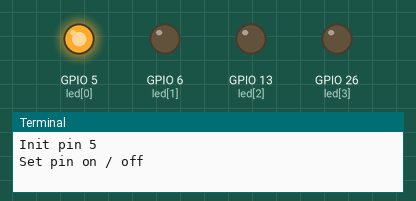
Simulated run of this program. Board: Raspberry Pi (BCM pin numbers). On the bench: output pins drawn as LEDs (lit = HIGH), the last lines printed to the terminal. At 0.4 s the program stops and its outputs stay as they are.

Above: at 0.05 s.
At 0.5 s:
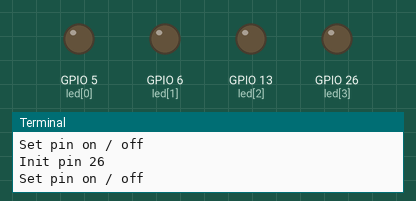
Timing chart, 0 to 1.9 s (numbered marks = the images above):
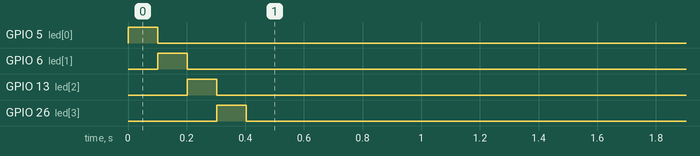

The program:

resetGPIO.py
```python
# resetGPIO.py
# Bart Jacob
#
# Resets pins 5,6,13,26) to output and performs a GPIO.cleanuo()

import RPi.GPIO as GPIO
import LED_class as LED
import time

GPIO.setmode(GPIO.BCM)

for pin in [5,6,13,26]:
    print("Init pin", pin)
    led = LED.LED(pin)
    # The following lines are not really needed...the LED is
    # initialized to off by the constructor method. But this
    # provides feedback (on screen and through the LEDs that
    # they are being tuned on and then off.

    print("Set pin on / off")
    led.set_on()
    time.sleep(.1)  # Otherwise, the LED is turned off too quickly to see.
    led.set_off()

GPIO.cleanup()
```

LED_class.py
```python
# Simple class for creating LED instances. The LEDs associated with these
# instances can be set_on or set_off.
# The constructor method takes a pin number as a parameter, identifying the pin that the
# LED is associated with.
# There is also a generic set method where
# the parameter can be True or False for turning the LED on or off.
# get_pin method returns the pin associated with the LED.

# Planned enhancements:
# 		- Add PWM capabilities and appropriate methods

import RPi.GPIO as GPIO			# Use RPi.GPIO module and reference as GPIO

class LED:                              # Define LED class
	def __init__(self,pin):         # Instance constructor, takes a PIN ID as a parameter
                                        # Assumes calling program has set GPIO mode (BOARD or BCM)
		self.__pin = pin                  # Store pin ID as hidden attribute
		GPIO.setup(self.__pin,GPIO.OUT)   # Set pin as output
		GPIO.output(self.__pin, False)    # Default...LED is off (PIN is low)

	def set_on(self):                       # set_on method - Sets pin high (Turns on LED)
		GPIO.output(self.__pin,True)

	def set_off(self):                      # set_off method - Sets pin low (Turns off LED)
		GPIO.output(self.__pin, False)

	def set(self,on_off):		# Pass boolean vaue to indicate whether to turn on (True) or off (False)
		GPIO.output(self.__pin,on_off)

	def get_pin(self):
                return (self.__pin)
# End of LED class
```

Measured:
- by itself, GPIO 5 (led[0]): LOW → HIGH at 0.00 s, → LOW 0.10 s later
- by itself, GPIO 6 (led[1]): LOW → HIGH at 0.10 s, → LOW 0.10 s later
- by itself, GPIO 13 (led[2]): LOW → HIGH at 0.20 s, → LOW 0.10 s later
- by itself, GPIO 26 (led[3]): LOW → HIGH at 0.30 s, → LOW 0.10 s later
